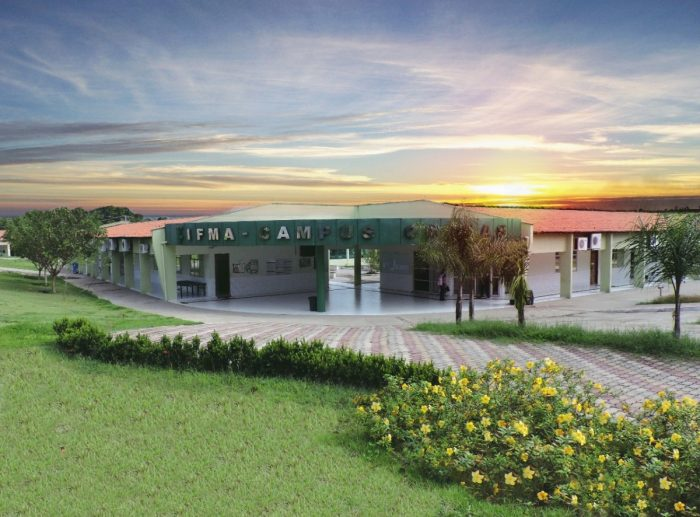
#> input picture Processamento de Imagens/images/ifma-caxias.jpg, 700 x 517 px, found by its file name
$ python 03-equalizacao.py
#> lines starting #> are read from the running program, lines starting #| are printed output that depends on the picture
import cv2
from matplotlib import pyplot as plt

img = cv2.imread('Processamento de Imagens\images\ifma-caxias.jpg', cv2.IMREAD_GRAYSCALE)
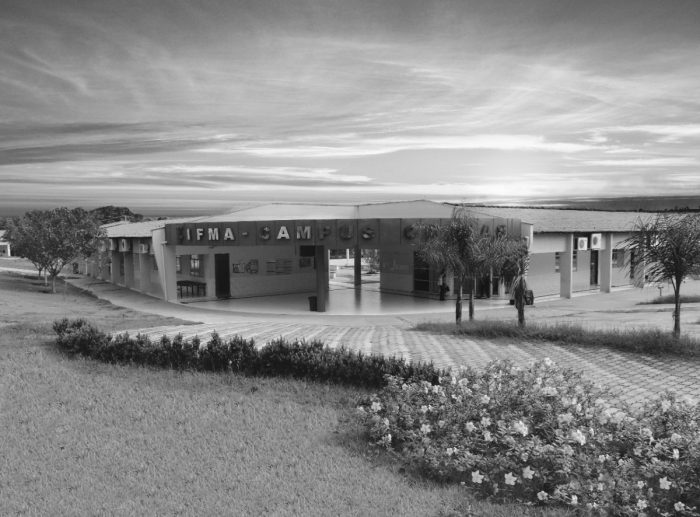
#> img: shape (517, 700); min 14, max 252, mean 137.8

eq_img = cv2.equalizeHist(img)
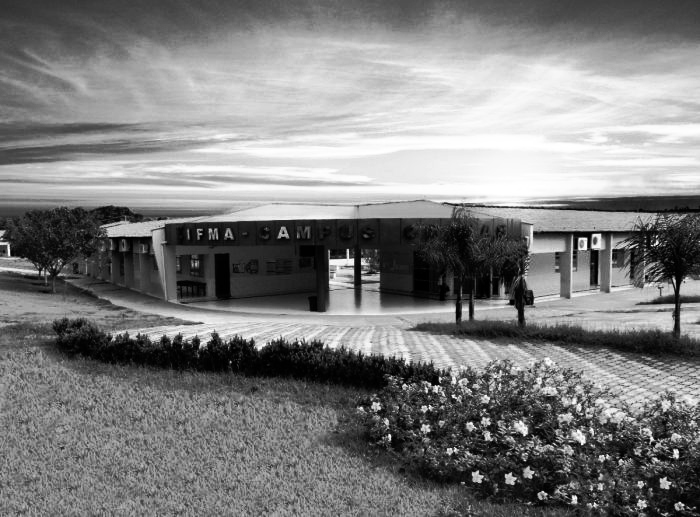
#> eq_img: shape (517, 700); min 0, max 255, mean 128.2

cv2.imshow('Original', img)
cv2.imshow('Equalizada', eq_img)

hist = cv2.calcHist([img], [0], None, [256], [0,256])
#> hist = 256 values, max 3715 at index 138, min 0 at index 0, mean 1413.7
eq_hist = cv2.calcHist([eq_img], [0], None, [256], [0, 256])
#> eq_hist = 256 values, max 3715 at index 123, min 0 at index 69, mean 1413.7

plt.plot(eq_hist, color = 'r')
plt.plot(hist, color = 'b')
plt.xlim([0, 256])
plt.show()
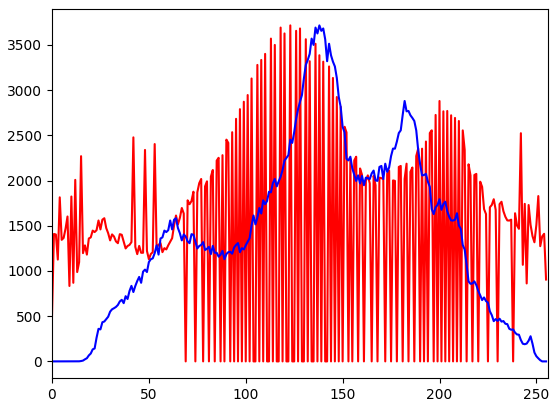
#> figure drawn by matplotlib, 1 panel; curve peaks at x = 123, y = 3715; curve peaks at x = 138, y = 3715

cv2.waitKey(0)

cv2.destroyAllWindows()

$ run again, with Processamento de Imagens/images/faces.jpg copied over Processamento de Imagens/images/ifma-caxias.jpg
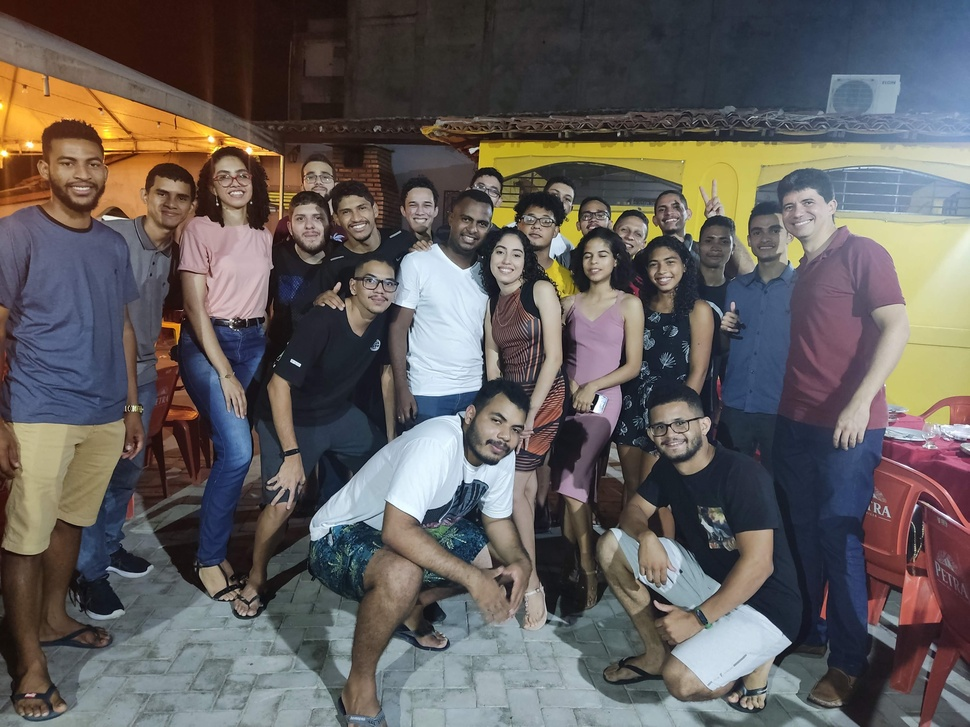
#> input picture Processamento de Imagens/images/faces.jpg, 970 x 727 px, shrunk from 4000 x 3000 before the run, found by its file name
#> `eq_img = cv2.equalizeHist(img)`:
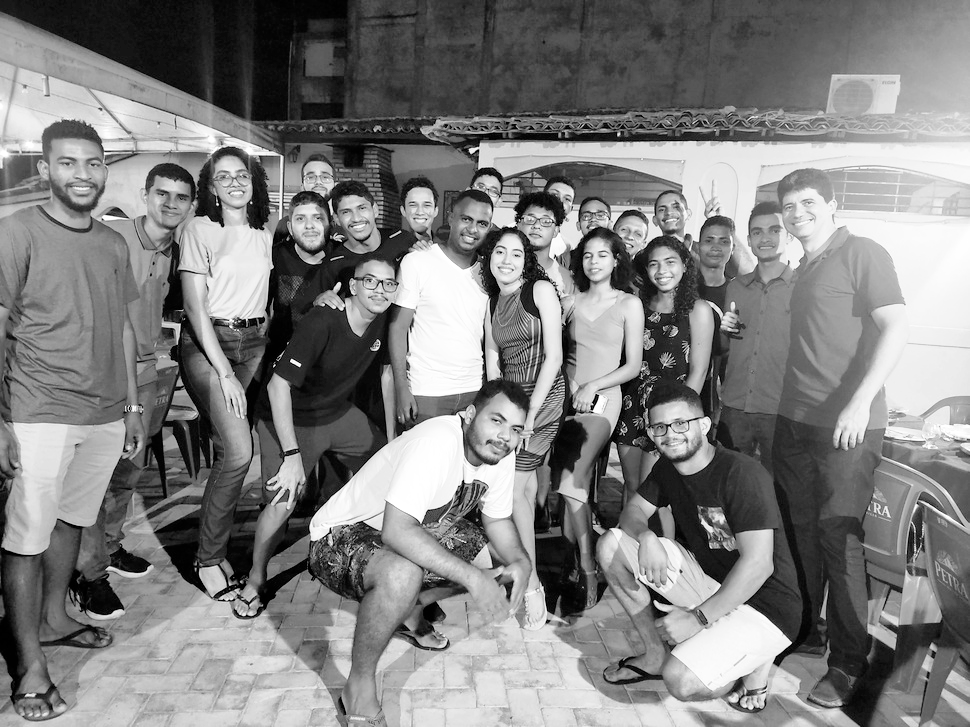
#> eq_img: shape (727, 970); min 0, max 255, mean 128.3
#> hist = 256 values, max 9255 at index 26, min 1 at index 0, mean 2754.6
#> eq_hist = 256 values, max 9255 at index 16, min 0 at index 6, mean 2754.6
#> `plt.show()`:
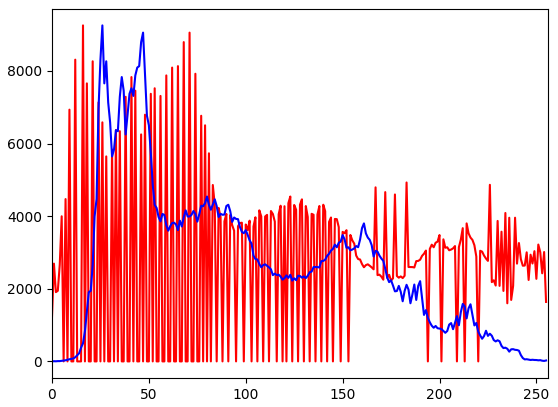
#> figure drawn by matplotlib, 1 panel; curve peaks at x = 16, y = 9255; curve peaks at x = 26, y = 9255
